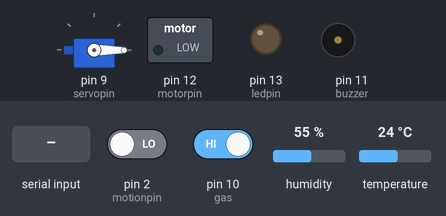
Recording of a sketch running on a simulated Arduino Uno, built with avr-gcc and run on an emulated ATmega328P. Parts: servo, switched loads named in the sketch (green lamp = pin HIGH), output pins drawn as LEDs (lit = HIGH), buzzer (waves = sounding, pin HIGH). Inputs (shaded band) come from the test bench; at power-on: pin 10 (gas) HIGH, pin 2 (motionpin) LOW, humidity 55 %, temperature 24 °C. What the sketch prints to the serial monitor is not drawn.

Above: at 1.2 s.
1.3 s: pin 10 (gas) driven LOW
At 1.45 s:
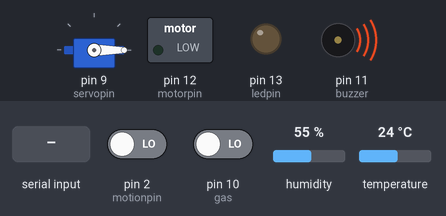
4.8 s: "C" received over Serial
At 6.48 s:
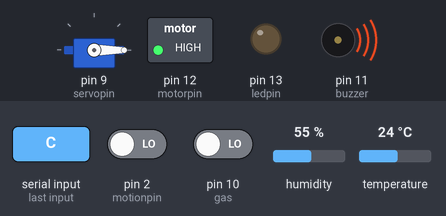
8.6 s: pin 2 (motionpin) driven HIGH
At 11.5 s:
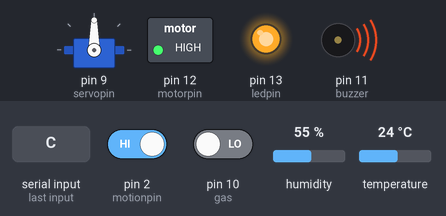
13.6 s: "D" received over Serial
At 16.53 s:
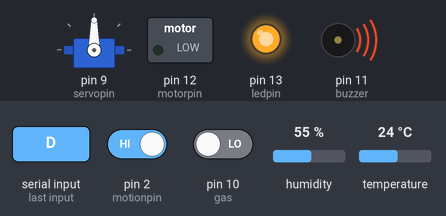
18.6 s: pin 2 (motionpin) driven LOW
At 21.55 s:
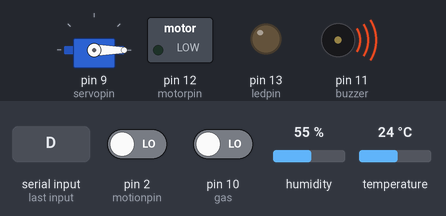
Timing chart, 0 to 23.1 s (numbered marks = the images above; inputs shaded):
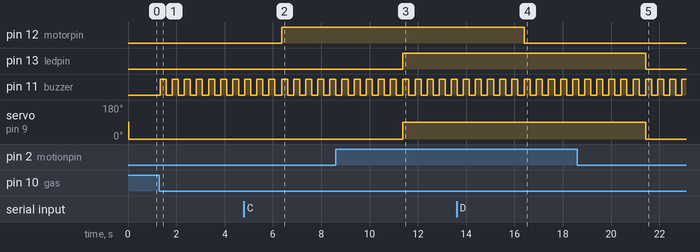

The sketch:

smart_home_project.ino
```cpp
#include <DHT.h>
#include <DHT_U.h>
#include <Servo.h>

int servopin=9;
Servo myservo;
char value;
int sencePin=4;
DHT HT(sencePin,DHT11);
float tempC;
float tempF;
int motorpin=12;
int ledpin=13;
int motionpin=2;
int motion;
int buzzer=11;
int gas=10;
int gass;


void setup() {
  // put your setup code here, to run once:
  HT.begin();
  Serial.begin(9600);
  myservo.attach(servopin);
  pinMode(motorpin,OUTPUT);
  pinMode(ledpin,OUTPUT);
  pinMode(motionpin,INPUT);
  pinMode(gas,INPUT);
  pinMode(buzzer,OUTPUT);

}

void loop() {
  // put your main code here, to run repeatedly:
  value=Serial.read();
  motion=digitalRead(motionpin);
  gass=digitalRead(gas);

  tempC=HT.readTemperature();
  Serial.print('temperature');
  Serial.print(tempC);

  if(value=='A'){
    digitalWrite(ledpin,HIGH);
    Serial.println('light on');
  }

  else if(value=='B'){
    digitalWrite(ledpin,LOW);
    Serial.println('light off');
  }

  else if(value=='D'){
    digitalWrite(motorpin,LOW);
    Serial.println('motor off');
  }

  else if(value=='C'){
    digitalWrite(motorpin,HIGH);
    Serial.println('motor on');
  }

  if(motion==1){
    digitalWrite(ledpin,HIGH);
    myservo.write(90);
  }

  else if(motion==0){
    digitalWrite(ledpin,LOW);
    myservo.write(0);
  }
  if(gass==0){
    Serial.println("Gas Detected");
    for(int i=1;i<=10;i++)
    {
    digitalWrite(buzzer, HIGH);
    delay(250);
    digitalWrite(buzzer, LOW);
    delay(250);
    }
  }
  else if(gass==1){
    digitalWrite(buzzer,LOW);
  }

  if(value=='V'){
    Serial.write('HELLO');
  }
  else if(value=='I'){
    Serial.write('hi');
  }
}
```

Measured:
- after the input at 1.3 s, pin 11 (buzzer): alternates HIGH for 0.25 s and LOW for 0.25 s, starting at once
- after the input at 4.8 s, pin 12 (motorpin): LOW → HIGH after 1.6 s
- after the input at 8.6 s, pin 13 (ledpin): LOW → HIGH after 2.8 s; servo on pin 9 (servopin): 0° → 90° after 2.8 s
- after the input at 13.6 s, pin 12 (motorpin): HIGH → LOW after 2.8 s
- after the input at 18.6 s, pin 13 (ledpin): HIGH → LOW after 2.8 s; servo on pin 9 (servopin): 90° → 0° after 2.8 s
